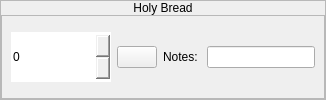
              <widget class="QFrame" name="orderFrame5">
               <property name="sizePolicy">
                <sizepolicy hsizetype="Preferred" vsizetype="Fixed">
                 <horstretch>0</horstretch>
                 <verstretch>0</verstretch>
                </sizepolicy>
               </property>
               <property name="minimumSize">
                <size>
                 <width>0</width>
                 <height>90</height>
                </size>
               </property>
               <property name="frameShape">
                <enum>QFrame::StyledPanel</enum>
               </property>
               <property name="frameShadow">
                <enum>QFrame::Raised</enum>
               </property>
               <layout class="QVBoxLayout" name="verticalLayout_20">
                <property name="spacing">
                 <number>0</number>
                </property>
                <property name="leftMargin">
                 <number>0</number>
                </property>
                <property name="topMargin">
                 <number>0</number>
                </property>
                <property name="rightMargin">
                 <number>0</number>
                </property>
                <property name="bottomMargin">
                 <number>0</number>
                </property>
                <item>
                 <widget class="QLabel" name="order5Label">
                  <property name="sizePolicy">
                   <sizepolicy hsizetype="Preferred" vsizetype="Fixed">
                    <horstretch>0</horstretch>
                    <verstretch>0</verstretch>
                   </sizepolicy>
                  </property>
                  <property name="styleSheet">
                   <string notr="true">font: 20pt &quot;Footlight MT Light&quot;;
color: black;</string>
                  </property>
                  <property name="text">
                   <string>Holy Bread</string>
                  </property>
                  <property name="alignment">
                   <set>Qt::AlignCenter</set>
                  </property>
                 </widget>
                </item>
                <item>
                 <widget class="QFrame" name="order5Btns">
                  <property name="frameShape">
                   <enum>QFrame::StyledPanel</enum>
                  </property>
                  <property name="frameShadow">
                   <enum>QFrame::Raised</enum>
                  </property>
                  <layout class="QHBoxLayout" name="horizontalLayout_20">
                   <property name="topMargin">
                    <number>0</number>
                   </property>
                   <property name="bottomMargin">
                    <number>0</number>
                   </property>
                   <item>
                    <widget class="QSpinBox" name="order5Qty">
                     <property name="minimumSize">
                      <size>
                       <width>100</width>
                       <height>50</height>
                      </size>
                     </property>
                     <property name="maximumSize">
                      <size>
                       <width>100</width>
                       <height>16777215</height>
                      </size>
                     </property>
                     <property name="styleSheet">
                      <string notr="true">QSpinBox::up-button {
	image: url(:/icons/iconsImages/1200px-Green-Up-Arrow.svg.png);
}
QSpinBox::down-button {
	image: url(:/icons/iconsImages/1200px-RedDownArrow.svg.png);
}
QSpinBox{
	font: 22pt &quot;Arial&quot;;
	border: none;
}
</string>
                     </property>
                    </widget>
                   </item>
                   <item>
                    <widget class="QPushButton" name="order5CancelBtn">
                     <property name="text">
                      <string/>
                     </property>
                     <property name="icon">
                      <iconset resource="iconsImages.qrc">
                       <normaloff>:/icons/iconsImages/1024px-Black_close_x.svg.png</normaloff>:/icons/iconsImages/1024px-Black_close_x.svg.png</iconset>
                     </property>
                     <property name="iconSize">
                      <size>
                       <width>30</width>
                       <height>30</height>
                      </size>
                     </property>
                    </widget>
                   </item>
                   <item>
                    <widget class="QLabel" name="order5Lbl">
                     <property name="styleSheet">
                      <string notr="true">font: 12pt &quot;Arial&quot;;</string>
                     </property>
                     <property name="text">
                      <string>Notes: </string>
                     </property>
                    </widget>
                   </item>
                   <item>
                    <widget class="QLineEdit" name="order5Notes">
                     <property name="styleSheet">
                      <string notr="true">font: 12pt &quot;Arial&quot;;</string>
                     </property>
                     <property name="text">
                      <string/>
                     </property>
                    </widget>
                   </item>
                  </layout>
                 </widget>
                </item>
               </layout>
              </widget>
